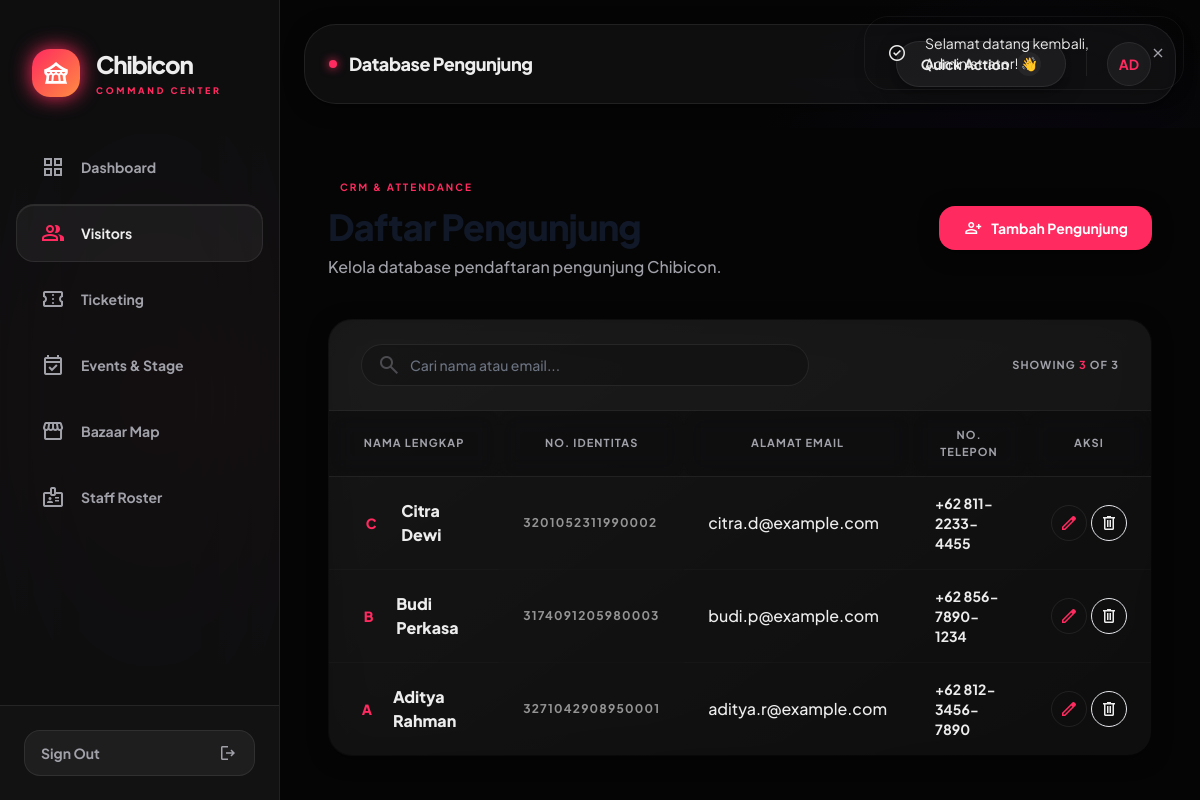
Page /admin/pengunjung.php (signed in) on the committed database.
### tables this page shows
CREATE TABLE Pengunjung (
    id INT AUTO_INCREMENT PRIMARY KEY,
    nomor_identitas VARCHAR(50) NOT NULL,
    nama_lengkap VARCHAR(150) NOT NULL,
    email VARCHAR(100),
    telepon VARCHAR(20),
    tgl_wkt_daftar TIMESTAMP DEFAULT CURRENT_TIMESTAMP
);

### services/PengunjungService.php (called while the page is built, shortened)
<?php
class PengunjungService {
    private $db;
    public function __construct($db) {
        $this->db = $db;
    }
    public function getAllPengunjung($search = "", $limit = 10, $offset = 0) {
        $where = "";
        $params = [];
        $stmt = $this->db->prepare("SELECT * FROM Pengunjung $where ORDER BY id DESC LIMIT ? OFFSET ?");
        $i = 1;
        $stmt->bindValue($i++, (int)$limit, PDO::PARAM_INT);
        $stmt->bindValue($i,   (int)$offset,   PDO::PARAM_INT);
        $stmt->execute();
        return $stmt->fetchAll();
    }
    public function countPengunjung($search = "") {
        $where = "";
        $params = [];
        $stmt = $this->db->prepare("SELECT COUNT(*) as total FROM Pengunjung $where");
        $stmt->execute($params);
        return (int)$stmt->fetch()['total'];
    }
}

### admin/pengunjung.php (the view, shortened to what this page needs)
<?php
require_once __DIR__ . '/../config/db.php';
require_once __DIR__ . '/../services/PengunjungService.php';
$pengunjungService = new PengunjungService($db);
    foreach($visitors as $p): ?>
    <?php endforeach;
$search = $_GET['search'] ?? '';
$page = (int)($_GET['page'] ?? 1);
$per_page = 10;
$offset = ($page - 1) * $per_page;
$visitors = $pengunjungService->getAllPengunjung($search, $per_page, $offset);
$total_rows = $pengunjungService->countPengunjung($search);
include __DIR__ . '/../components/header.php';
?>
<main class="flex-1 p-gutter md:p-container-margin overflow-y-auto bg-surface">
    <div class="mb-10 animate-fade-in-up">
        <div class="flex flex-col lg:flex-row lg:items-center justify-between gap-8">
            <div>
                <div class="flex items-center gap-3 mb-2">
                    <span class="rounded-full px-3 py-1 bg-primary/10 text-primary text-[10px] uppercase tracking-[0.2em] font-bold">CRM & Attendance</span>
                </div>
                <h2 class="font-extrabold text-4xl tracking-tight text-[#111827]">Daftar Pengunjung</h2>
                <p class="text-on-surface-variant mt-2 font-medium">Kelola database pendaftaran pengunjung Chibicon.</p>
            </div>
            <div class="flex items-center gap-3">
                <button onclick="openVisitorModal()" class="bg-primary text-white font-bold text-sm px-6 py-3 rounded-2xl hover:bg-primary-hover transition-all shadow-soft flex items-center gap-2 active:scale-95">
                    <span class="material-symbols-outlined text-[20px]">person_add</span>
                    Tambah Pengunjung
                </button>
            </div>
        </div>
    </div>
    <div class="premium-card-outer animate-fade-in-up stagger-1">
        <div class="premium-card-inner overflow-hidden flex flex-col">
            <div class="px-8 py-6 border-b border-outline-variant bg-surface-bright flex flex-col md:flex-row justify-between items-center gap-4">
                <form action="" method="GET" class="relative w-full max-w-md">
                    <span class="material-symbols-outlined absolute left-4 top-1/2 -translate-y-1/2 text-on-surface-variant opacity-40">search</span>
                    <input name="search" value="<?= htmlspecialchars($search) ?>" type="text" placeholder="Cari nama atau email..." class="w-full pl-12 pr-4 py-2.5 bg-surface-dim border-transparent rounded-xl text-sm font-medium focus:bg-white focus:ring-4 focus:ring-primary/5 transition-all">
                </form>
                <div class="text-[11px] font-bold text-on-surface-variant uppercase tracking-widest">
                    Showing <span class="text-primary"><?= count($visitors) ?></span> of <?= $total_rows ?>
                </div>
            </div>
            <div class="overflow-x-auto">
                <table class="premium-table">
                    <thead>
                        <tr>
                            <th>Nama Lengkap</th>
                            <th>No. Identitas</th>
                            <th>Alamat Email</th>
                            <th>No. Telepon</th>
                            <th class="text-center">Aksi</th>
                        </tr>
                    </thead>
                    <tbody id="tbody-visitors">
                        <?php foreach($visitors as $p): ?>
                        <tr class="group">
                            <td class="font-extrabold text-[#111827]">
                                <div class="flex items-center gap-3">
                                    <div class="w-10 h-10 rounded-xl bg-primary/10 text-primary flex items-center justify-center font-black text-sm uppercase">
                                        <?= substr($p['nama_lengkap'], 0, 1) ?>
                                    </div>
                                    <?= htmlspecialchars($p['nama_lengkap']) ?>
                                </div>
                            </td>
                            <td class="font-bold text-on-surface-variant text-xs tracking-widest uppercase opacity-60"><?= htmlspecialchars($p['nomor_identitas']) ?></td>
                            <td class="font-medium text-on-surface"><?= htmlspecialchars($p['email']) ?></td>
                            <td class="text-sm font-bold text-on-surface-variant"><?= htmlspecialchars($p['telepon']) ?></td>
                            <td class="text-center">
                                <div class="flex items-center justify-center gap-1">
                                    <button onclick='editVisitor(<?= htmlspecialchars(json_encode($p), ENT_QUOTES) ?>)' class="w-9 h-9 rounded-xl hover:bg-primary/10 text-primary transition-all flex items-center justify-center active:scale-90 border border-outline">
                                        <span class="material-symbols-outlined text-[20px]">edit</span>
                                    </button>
                                    <form action="" method="POST" class="inline delete-form">
                                        <button type="submit" class="w-9 h-9 rounded-xl hover:bg-error/10 text-error transition-all flex items-center justify-center active:scale-90 border border-error/20">
                                            <span class="material-symbols-outlined text-[20px]">delete</span>
                                        </button>
                                    </form>
                                </div>
                            </td>
                        </tr>
                        <?php endforeach; ?>
                    </tbody>
                </table>
            </div>
        </div>
    </div>
</main>
</body>
</html>

### assets/css/app.css (style rules this page uses)
body { -webkit-font-smoothing: antialiased; -moz-osx-font-smoothing: grayscale; text-rendering: optimizeLegibility; background-color: var(--bg-surface); background-image: var(--bg-gradient); background-attachment: fixed; color: var(--text-main); }
.animate-fade-in-up { opacity: 0; animation: fadeInUp 0.8s var(--premium-bezier) forwards; }
.stagger-1 { animation-delay: 0.05s; }
.premium-card-outer { background: linear-gradient(145deg, var(--bg-surface-dim) 0%, transparent 100%); padding: 1px; border-radius: 24px; box-shadow: var(--shadow-soft); transition: transform 0.4s var(--premium-bezier), box-shadow 0.4s var(--premium-bezier); }
.premium-card-inner { background: var(--glass-bg); backdrop-filter: blur(24px); -webkit-backdrop-filter: blur(24px); border-radius: 23px; height: 100%; width: 100%; }
.premium-table { width: 100%; border-collapse: separate; border-spacing: 0; }
.premium-table th { background: var(--table-th-bg); color: var(--text-muted); font-weight: 700; text-transform: uppercase; font-size: 11px; letter-spacing: 0.1em; padding: 16px 24px; border-bottom: 1px solid var(--glass-border); backdrop-filter: blur(10px); }
.premium-table td { padding: 16px 24px; border-bottom: 1px solid var(--bg-surface-bright); vertical-align: middle; color: var(--text-main); transition: background-color 0.2s ease; }
.premium-table tr:last-child td { border-bottom: none; }
input[type="text"], input[type="number"], input[type="email"], input[type="datetime-local"], select { background: var(--input-bg) !important; border: 1px solid var(--glass-border) !important; color: var(--input-text) !important; transition: all 0.3s var(--premium-bezier); }
button, a { outline: none; -webkit-tap-highlight-color: transparent; }

### rows in the picture
pengunjung: nama_lengkap "C", nama_lengkap "Citra Dewi", nomor_identitas "3201052311990002", email "citra.d@example.com", telepon "+62 811-2233-4455"
pengunjung: nama_lengkap "B", nama_lengkap "Budi Perkasa", nomor_identitas "3174091205980003", email "budi.p@example.com", telepon "+62 856-7890-1234"
pengunjung: nama_lengkap "A", nama_lengkap "Aditya Rahman", nomor_identitas "3271042908950001", email "aditya.r@example.com", telepon "+62 812-3456-7890"

### other values in the picture
$page_title "Database Pengunjung"
substr($u['name'] ?? 'AD', 0, 2) "AD"
$toast_msg "Selamat datang kembali, Administrator! 👋"
count($visitors) "3"
$total_rows "3"
